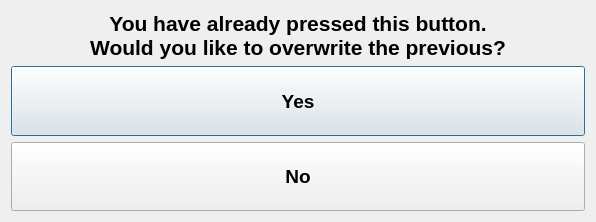
<?xml version="1.0" encoding="UTF-8"?>
<ui version="4.0">
 <class>YesNoDlg</class>
 <widget class="QDialog" name="YesNoDlg">
  <property name="geometry">
   <rect>
    <x>0</x>
    <y>0</y>
    <width>596</width>
    <height>222</height>
   </rect>
  </property>
  <property name="minimumSize">
   <size>
    <width>354</width>
    <height>180</height>
   </size>
  </property>
  <property name="maximumSize">
   <size>
    <width>16777215</width>
    <height>16777215</height>
   </size>
  </property>
  <property name="windowTitle">
   <string>Yes or No?</string>
  </property>
  <layout class="QVBoxLayout" name="verticalLayout_2">
   <item>
    <layout class="QVBoxLayout" name="verticalLayout">
     <item>
      <widget class="QLabel" name="msgLabel">
       <property name="font">
        <font>
         <pointsize>16</pointsize>
         <bold>true</bold>
        </font>
       </property>
       <property name="text">
        <string>You have already pressed this button.
Would you like to overwrite the previous?</string>
       </property>
       <property name="alignment">
        <set>Qt::AlignCenter</set>
       </property>
      </widget>
     </item>
     <item>
      <widget class="QPushButton" name="yesBtn">
       <property name="sizePolicy">
        <sizepolicy hsizetype="Minimum" vsizetype="MinimumExpanding">
         <horstretch>0</horstretch>
         <verstretch>0</verstretch>
        </sizepolicy>
       </property>
       <property name="minimumSize">
        <size>
         <width>165</width>
         <height>50</height>
        </size>
       </property>
       <property name="font">
        <font>
         <pointsize>14</pointsize>
         <bold>true</bold>
        </font>
       </property>
       <property name="text">
        <string>Yes</string>
       </property>
      </widget>
     </item>
     <item>
      <widget class="QPushButton" name="noBtn">
       <property name="sizePolicy">
        <sizepolicy hsizetype="Minimum" vsizetype="MinimumExpanding">
         <horstretch>0</horstretch>
         <verstretch>0</verstretch>
        </sizepolicy>
       </property>
       <property name="minimumSize">
        <size>
         <width>168</width>
         <height>50</height>
        </size>
       </property>
       <property name="font">
        <font>
         <pointsize>14</pointsize>
         <bold>true</bold>
        </font>
       </property>
       <property name="text">
        <string>No</string>
       </property>
      </widget>
     </item>
    </layout>
   </item>
  </layout>
 </widget>
 <resources/>
 <connections/>
</ui>
